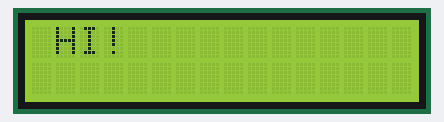
A sketch run on a simulated Arduino Uno, built with avr-gcc and run on an emulated ATmega328P. Parts: 16×2 character LCD.

Above: at 0.1 s.
At 3.6 s:
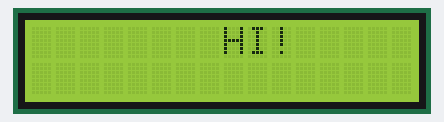
At 7.1 s:
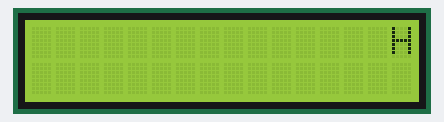
At 19.6 s:
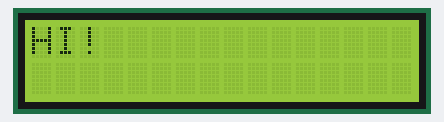
At 26.6 s:
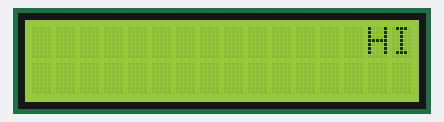
At 39.1 s:
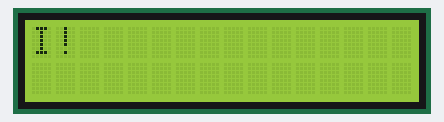

The sketch:

code.ino
```cpp
 /* Demonstrates the use a 16x2 LCD display to print "Hi!"
 *
 * Hardware Component:
 * Arduino Uno
 * LCD 16x2
 *
 * Hardware Connection:
 * LCD is configured to work with 4 bit mode
 *  LCD D4 pin to digital pin 5 of Arduino Uno
 *  LCD D5 pin to digital pin 4 of Arduino Uno
 *  LCD D6 pin to digital pin 3 of Arduino Uno
 *  LCD D7 pin to digital pin 2 of Arduino Uno
 *  LCD RS pin to digital pin 12 of Arduino Uno
 *  LCD EN pin to digital pin 11 of Arduino Uno
 *  LCD R/W pin to ground
 *
 * Author : Sahana B G
 * Date   : 30 Apr 2021
 *
*/

// Include the header file
#include <LiquidCrystal.h>

// Initialize the library by associating any needed LCD interface pin
// with the Arduino Uno pin number it is connected to
const int RS = 12, EN = 11, D4 = 5, D5 = 4, D6 = 3, D7 = 2;
LiquidCrystal lcd(RS, EN, D4, D5, D6, D7);

void setup()
{
  // Set up the LCD's number of columns and rows
  lcd.begin(16, 2);

}

void loop()
{
  // Set cursor column 0, and row 0
  lcd.setCursor(0,0);

  // Print a message to the LCD.
  lcd.print("HI!");
  for(int i=0;i<=2;i++)
  {
     lcd.scrollDisplayRight(); // Scrolls the contents of the display (text and cursor) one space to the right.
     delay(500); // Wait for 500ms.
  }
}
```

Measured:
- what the display in image 1 shows lasts 0.5 s, from 3.6 s to 4.1 s
